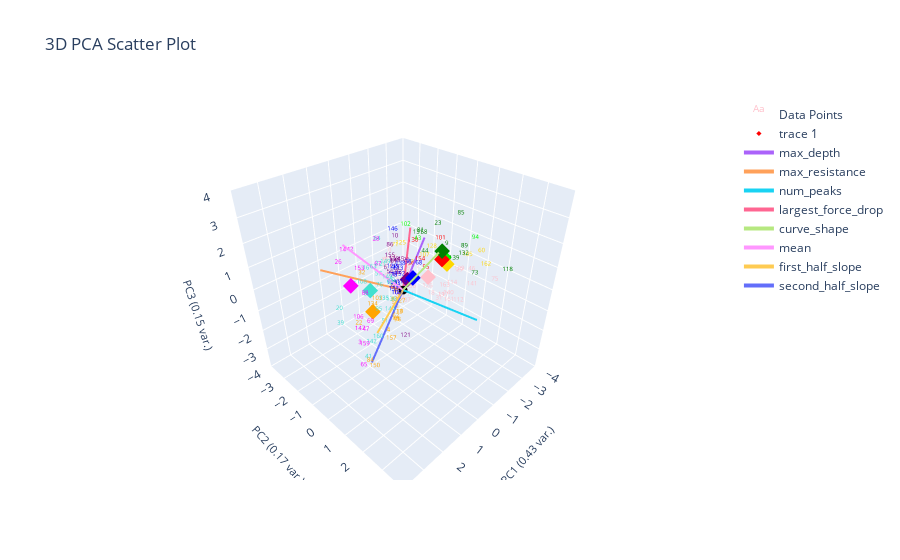

Source (notebook cell):
### Markdown cell above
# Plot Un-corrected Labeling

### Code cell
plotting.plot_clusters_seperately(pseudo_labeled_data[f'pseudo_{ylabel_name}_nums'],
                                  curve_data, ylabel_name, cluster_category_names=list(ylabel_to_cluster_num.keys()),
                                  pseudo_corrections=marions_labeled_data)
plotting.plot_clusters_seperately(pseudo_labeled_data[f'pseudo_{ylabel_name}_nums'],
                                  curve_data, ylabel_name, cluster_category_names=list(ylabel_to_cluster_num.keys()),)
plotting.plot_clusters_seperately(pseudo_labeled_data[f'pseudo_{ylabel_name}_nums'],
                                  curve_data, ylabel_name, cluster_category_names=list(ylabel_to_cluster_num.keys()),
                                  bold_idxs=marions_labeled_data.index)
plotting.plot_pca(pseudo_labeled_data, pseudo_labeled_data[f'pseudo_{ylabel_name}_nums'], graph_title="Clustering Un-corrected Pseudo Labeled Data", num_pc=3, ylabel_name=ylabel_name, centroids=label_centroids)

### Figure 1 — Plotly figure (JSON) as saved in the notebook; plotly's stock layout.template omitted (floating-point values rounded to 4 significant figures; data arrays with more than 128 entries replaced by an {"elided": "..."} marker saying what was removed)
{"data": [{"mode": "text", "name": "Data Points", "text": {"elided": "164 str values"}, "textfont": {"color": {"elided": "164 str values"}, "size": 6}, "type": "scatter3d", "x": {"elided": "164 float values"}, "y": {"elided": "164 float values"}, "z": {"elided": "164 float values"}}, {"marker": {"color": ["red", "gold", "blue", "green", "purple", "pink", "turquoise", "orange", "lime", "magenta"], "size": 4, "symbol": "diamond"}, "mode": "markers", "type": "scatter3d", "x": [-1.946, -2.783, -0.1821, -1.322, -0.09617, -1.466, 1.267, 0.8231, -2.178, 2.134], "y": [0.2074, -0.2023, 0.3265, 0.7033, 0.1291, -0.06095, -0.4121, -0.8504, 0.1083, -0.4007], "z": [0.6033, -0.1618, 0.6224, 1.445, 0.4973, -0.1267, 0.4077, -1.047, 0.5649, 1.046]}, {"marker": {"color": "black", "size": 3}, "mode": "markers", "name": "Origin", "showlegend": false, "type": "scatter3d", "x": [0], "y": [0], "z": [0]}, {"line": {"width": 4}, "mode": "lines+text", "name": "max_depth", "textposition": "top center", "type": "scatter3d", "x": [0, -2.196], "y": [0, -0.9636], "z": [0, 1.021]}, {"line": {"width": 4}, "mode": "lines+text", "name": "max_resistance", "textposition": "top center", "type": "scatter3d", "x": [0, 1.784], "y": [0, -2.695], "z": [0, 0.4764]}, {"line": {"width": 4}, "mode": "lines+text", "name": "num_peaks", "textposition": "top center", "type": "scatter3d", "x": [0, -0.8615], "y": [0, 2.861], "z": [0, -0.312]}, {"line": {"width": 4}, "mode": "lines+text", "name": "largest_force_drop", "textposition": "top center", "type": "scatter3d", "x": [0, -1.399], "y": [0, -0.9991], "z": [0, 1.75]}, {"line": {"width": 4}, "mode": "lines+text", "name": "curve_shape", "textposition": "top center", "type": "scatter3d", "x": [0, 0.9516], "y": [0, 2.455], "z": [0, 3.062]}, {"line": {"width": 4}, "mode": "lines+text", "name": "mean", "textposition": "top center", "type": "scatter3d", "x": [0, 2.115], "y": [0, -0.6937], "z": [0, 2.524]}, {"line": {"width": 4}, "mode": "lines+text", "name": "first_half_slope", "textposition": "top center", "type": "scatter3d", "x": [0, 2.24], "y": [0, 1.01], "z": [0, -0.1596]}, {"line": {"width": 4}, "mode": "lines+text", "name": "second_half_slope", "textposition": "top center", "type": "scatter3d", "x": [0, 1.974], "y": [0, 0.3181], "z": [0, -2.191]}], "layout": {"autosize": true, "scene": {"aspectmode": "cube", "xaxis": {"range": [-4, 4], "title": {"font": {"size": 11}, "text": "PC1 (0.43 var.)"}}, "yaxis": {"range": [-4, 4], "title": {"font": {"size": 11}, "text": "PC2 (0.17 var.)"}}, "zaxis": {"range": [-4, 4], "title": {"font": {"size": 11}, "text": "PC3 (0.15 var.)"}}}, "title": {"text": "3D PCA Scatter Plot"}}}
